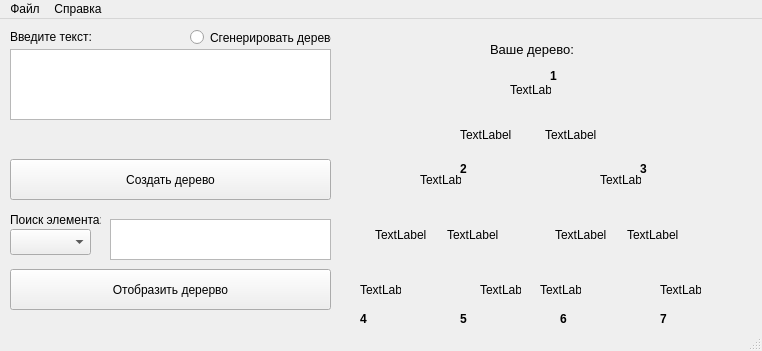
<?xml version="1.0" encoding="UTF-8"?>
<ui version="4.0">
 <class>MainWindow</class>
 <widget class="QMainWindow" name="MainWindow">
  <property name="geometry">
   <rect>
    <x>0</x>
    <y>0</y>
    <width>762</width>
    <height>351</height>
   </rect>
  </property>
  <property name="windowTitle">
   <string>MainWindow</string>
  </property>
  <widget class="QWidget" name="centralWidget">
   <widget class="QLabel" name="label_0">
    <property name="geometry">
     <rect>
      <x>510</x>
      <y>50</y>
      <width>41</width>
      <height>41</height>
     </rect>
    </property>
    <property name="text">
     <string>TextLabel</string>
    </property>
   </widget>
   <widget class="QPushButton" name="pushButton">
    <property name="geometry">
     <rect>
      <x>10</x>
      <y>250</y>
      <width>321</width>
      <height>41</height>
     </rect>
    </property>
    <property name="text">
     <string>Отобразить дерерво</string>
    </property>
   </widget>
   <widget class="QLabel" name="label1_1">
    <property name="geometry">
     <rect>
      <x>460</x>
      <y>85</y>
      <width>61</width>
      <height>61</height>
     </rect>
    </property>
    <property name="text">
     <string>TextLabel</string>
    </property>
   </widget>
   <widget class="QLabel" name="label1_2">
    <property name="geometry">
     <rect>
      <x>545</x>
      <y>85</y>
      <width>61</width>
      <height>61</height>
     </rect>
    </property>
    <property name="text">
     <string>TextLabel</string>
    </property>
   </widget>
   <widget class="QLabel" name="label2_1">
    <property name="geometry">
     <rect>
      <x>375</x>
      <y>185</y>
      <width>61</width>
      <height>61</height>
     </rect>
    </property>
    <property name="text">
     <string>TextLabel</string>
    </property>
   </widget>
   <widget class="QLabel" name="label2_2">
    <property name="geometry">
     <rect>
      <x>447</x>
      <y>185</y>
      <width>61</width>
      <height>61</height>
     </rect>
    </property>
    <property name="text">
     <string>TextLabel</string>
    </property>
   </widget>
   <widget class="QLabel" name="label_2">
    <property name="geometry">
     <rect>
      <x>420</x>
      <y>140</y>
      <width>41</width>
      <height>41</height>
     </rect>
    </property>
    <property name="text">
     <string>TextLabel</string>
    </property>
   </widget>
   <widget class="QLabel" name="label3_2">
    <property name="geometry">
     <rect>
      <x>627</x>
      <y>185</y>
      <width>61</width>
      <height>61</height>
     </rect>
    </property>
    <property name="text">
     <string>TextLabel</string>
    </property>
   </widget>
   <widget class="QLabel" name="label_3">
    <property name="geometry">
     <rect>
      <x>600</x>
      <y>140</y>
      <width>41</width>
      <height>41</height>
     </rect>
    </property>
    <property name="text">
     <string>TextLabel</string>
    </property>
   </widget>
   <widget class="QLabel" name="label3_1">
    <property name="geometry">
     <rect>
      <x>555</x>
      <y>185</y>
      <width>61</width>
      <height>61</height>
     </rect>
    </property>
    <property name="text">
     <string>TextLabel</string>
    </property>
   </widget>
   <widget class="QLabel" name="label4_1">
    <property name="geometry">
     <rect>
      <x>360</x>
      <y>250</y>
      <width>41</width>
      <height>41</height>
     </rect>
    </property>
    <property name="text">
     <string>TextLabel</string>
    </property>
   </widget>
   <widget class="QLabel" name="label4_2">
    <property name="geometry">
     <rect>
      <x>480</x>
      <y>250</y>
      <width>41</width>
      <height>41</height>
     </rect>
    </property>
    <property name="text">
     <string>TextLabel</string>
    </property>
   </widget>
   <widget class="QLabel" name="label4_3">
    <property name="geometry">
     <rect>
      <x>540</x>
      <y>250</y>
      <width>41</width>
      <height>41</height>
     </rect>
    </property>
    <property name="text">
     <string>TextLabel</string>
    </property>
   </widget>
   <widget class="QLabel" name="label4_4">
    <property name="geometry">
     <rect>
      <x>660</x>
      <y>250</y>
      <width>41</width>
      <height>41</height>
     </rect>
    </property>
    <property name="text">
     <string>TextLabel</string>
    </property>
   </widget>
   <widget class="QLabel" name="label">
    <property name="geometry">
     <rect>
      <x>490</x>
      <y>20</y>
      <width>111</width>
      <height>21</height>
     </rect>
    </property>
    <property name="text">
     <string>&lt;html&gt;&lt;head/&gt;&lt;body&gt;&lt;p&gt;&lt;span style=&quot; font-size:10pt;&quot;&gt;Ваше дерево:&lt;/span&gt;&lt;/p&gt;&lt;/body&gt;&lt;/html&gt;</string>
    </property>
   </widget>
   <widget class="QTextEdit" name="textEdit">
    <property name="geometry">
     <rect>
      <x>10</x>
      <y>30</y>
      <width>321</width>
      <height>71</height>
     </rect>
    </property>
   </widget>
   <widget class="QTextEdit" name="textEdit_2">
    <property name="geometry">
     <rect>
      <x>110</x>
      <y>200</y>
      <width>221</width>
      <height>41</height>
     </rect>
    </property>
   </widget>
   <widget class="QComboBox" name="comboBox">
    <property name="geometry">
     <rect>
      <x>10</x>
      <y>210</y>
      <width>81</width>
      <height>26</height>
     </rect>
    </property>
   </widget>
   <widget class="QLabel" name="label_name_1">
    <property name="geometry">
     <rect>
      <x>550</x>
      <y>50</y>
      <width>47</width>
      <height>13</height>
     </rect>
    </property>
    <property name="text">
     <string>&lt;html&gt;&lt;head/&gt;&lt;body&gt;&lt;p&gt;&lt;span style=&quot; font-weight:600;&quot;&gt;1&lt;/span&gt;&lt;/p&gt;&lt;/body&gt;&lt;/html&gt;</string>
    </property>
   </widget>
   <widget class="QLabel" name="label_name_2">
    <property name="geometry">
     <rect>
      <x>460</x>
      <y>140</y>
      <width>47</width>
      <height>21</height>
     </rect>
    </property>
    <property name="text">
     <string>&lt;html&gt;&lt;head/&gt;&lt;body&gt;&lt;p&gt;&lt;span style=&quot; font-weight:600;&quot;&gt;2&lt;/span&gt;&lt;/p&gt;&lt;/body&gt;&lt;/html&gt;</string>
    </property>
   </widget>
   <widget class="QLabel" name="label_name_3">
    <property name="geometry">
     <rect>
      <x>640</x>
      <y>140</y>
      <width>47</width>
      <height>21</height>
     </rect>
    </property>
    <property name="text">
     <string>&lt;html&gt;&lt;head/&gt;&lt;body&gt;&lt;p&gt;&lt;span style=&quot; font-weight:600;&quot;&gt;3&lt;/span&gt;&lt;/p&gt;&lt;/body&gt;&lt;/html&gt;</string>
    </property>
   </widget>
   <widget class="QLabel" name="label_name_4">
    <property name="geometry">
     <rect>
      <x>360</x>
      <y>290</y>
      <width>47</width>
      <height>21</height>
     </rect>
    </property>
    <property name="text">
     <string>&lt;html&gt;&lt;head/&gt;&lt;body&gt;&lt;p&gt;&lt;span style=&quot; font-weight:600;&quot;&gt;4&lt;/span&gt;&lt;/p&gt;&lt;/body&gt;&lt;/html&gt;</string>
    </property>
   </widget>
   <widget class="QLabel" name="label_name_5">
    <property name="geometry">
     <rect>
      <x>460</x>
      <y>290</y>
      <width>47</width>
      <height>21</height>
     </rect>
    </property>
    <property name="text">
     <string>&lt;html&gt;&lt;head/&gt;&lt;body&gt;&lt;p&gt;&lt;span style=&quot; font-weight:600;&quot;&gt;5&lt;/span&gt;&lt;/p&gt;&lt;/body&gt;&lt;/html&gt;</string>
    </property>
   </widget>
   <widget class="QLabel" name="label_name_6">
    <property name="geometry">
     <rect>
      <x>560</x>
      <y>290</y>
      <width>47</width>
      <height>21</height>
     </rect>
    </property>
    <property name="text">
     <string>&lt;html&gt;&lt;head/&gt;&lt;body&gt;&lt;p&gt;&lt;span style=&quot; font-weight:600;&quot;&gt;6&lt;/span&gt;&lt;/p&gt;&lt;/body&gt;&lt;/html&gt;</string>
    </property>
   </widget>
   <widget class="QLabel" name="label_name_7">
    <property name="geometry">
     <rect>
      <x>660</x>
      <y>290</y>
      <width>47</width>
      <height>21</height>
     </rect>
    </property>
    <property name="text">
     <string>&lt;html&gt;&lt;head/&gt;&lt;body&gt;&lt;p&gt;&lt;span style=&quot; font-weight:600;&quot;&gt;7&lt;/span&gt;&lt;/p&gt;&lt;/body&gt;&lt;/html&gt;</string>
    </property>
   </widget>
   <widget class="QPushButton" name="pushButton_2">
    <property name="geometry">
     <rect>
      <x>10</x>
      <y>140</y>
      <width>321</width>
      <height>41</height>
     </rect>
    </property>
    <property name="text">
     <string>Создать дерево</string>
    </property>
   </widget>
   <widget class="QLabel" name="warningl">
    <property name="geometry">
     <rect>
      <x>10</x>
      <y>110</y>
      <width>321</width>
      <height>21</height>
     </rect>
    </property>
    <property name="text">
     <string/>
    </property>
   </widget>
   <widget class="QLabel" name="search_label">
    <property name="geometry">
     <rect>
      <x>10</x>
      <y>190</y>
      <width>91</width>
      <height>21</height>
     </rect>
    </property>
    <property name="text">
     <string>Поиск элемента:</string>
    </property>
   </widget>
   <widget class="QLabel" name="label_4">
    <property name="geometry">
     <rect>
      <x>10</x>
      <y>10</y>
      <width>221</width>
      <height>16</height>
     </rect>
    </property>
    <property name="text">
     <string>Введите текст:</string>
    </property>
   </widget>
   <widget class="QRadioButton" name="radioButton">
    <property name="geometry">
     <rect>
      <x>190</x>
      <y>10</y>
      <width>141</width>
      <height>17</height>
     </rect>
    </property>
    <property name="text">
     <string>Сгенерировать дерево</string>
    </property>
   </widget>
  </widget>
  <widget class="QMenuBar" name="menuBar">
   <property name="geometry">
    <rect>
     <x>0</x>
     <y>0</y>
     <width>762</width>
     <height>21</height>
    </rect>
   </property>
   <widget class="QMenu" name="menu">
    <property name="title">
     <string>Файл</string>
    </property>
    <addaction name="action"/>
    <addaction name="action_2"/>
   </widget>
   <widget class="QMenu" name="menu_2">
    <property name="title">
     <string>Справка</string>
    </property>
    <addaction name="action_3"/>
    <addaction name="action_4"/>
   </widget>
   <addaction name="menu"/>
   <addaction name="menu_2"/>
  </widget>
  <widget class="QStatusBar" name="statusBar"/>
  <action name="action">
   <property name="text">
    <string>Добавить файл</string>
   </property>
  </action>
  <action name="action_2">
   <property name="text">
    <string>Сохранить в файл</string>
   </property>
  </action>
  <action name="action_3">
   <property name="text">
    <string>О программе</string>
   </property>
  </action>
  <action name="action_4">
   <property name="text">
    <string>Об авторе</string>
   </property>
  </action>
 </widget>
 <layoutdefault spacing="6" margin="11"/>
 <resources/>
 <connections/>
</ui>
